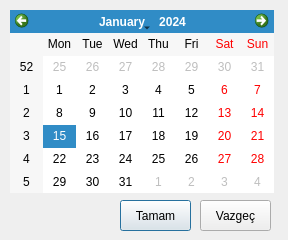
<?xml version="1.0" encoding="UTF-8"?>
<ui version="4.0">
 <class>CalendarWidget</class>
 <widget class="QDialog" name="CalendarWidget">
  <property name="geometry">
   <rect>
    <x>0</x>
    <y>0</y>
    <width>288</width>
    <height>240</height>
   </rect>
  </property>
  <property name="windowTitle">
   <string>Takvim</string>
  </property>
  <widget class="QCalendarWidget" name="calendarWidget">
   <property name="geometry">
    <rect>
     <x>10</x>
     <y>10</y>
     <width>264</width>
     <height>183</height>
    </rect>
   </property>
  </widget>
  <widget class="QPushButton" name="okPushButton">
   <property name="geometry">
    <rect>
     <x>120</x>
     <y>200</y>
     <width>71</width>
     <height>31</height>
    </rect>
   </property>
   <property name="text">
    <string>Tamam</string>
   </property>
  </widget>
  <widget class="QPushButton" name="cancelPushButton">
   <property name="geometry">
    <rect>
     <x>200</x>
     <y>200</y>
     <width>71</width>
     <height>31</height>
    </rect>
   </property>
   <property name="text">
    <string>Vazgeç</string>
   </property>
  </widget>
 </widget>
 <resources/>
 <connections/>
</ui>
